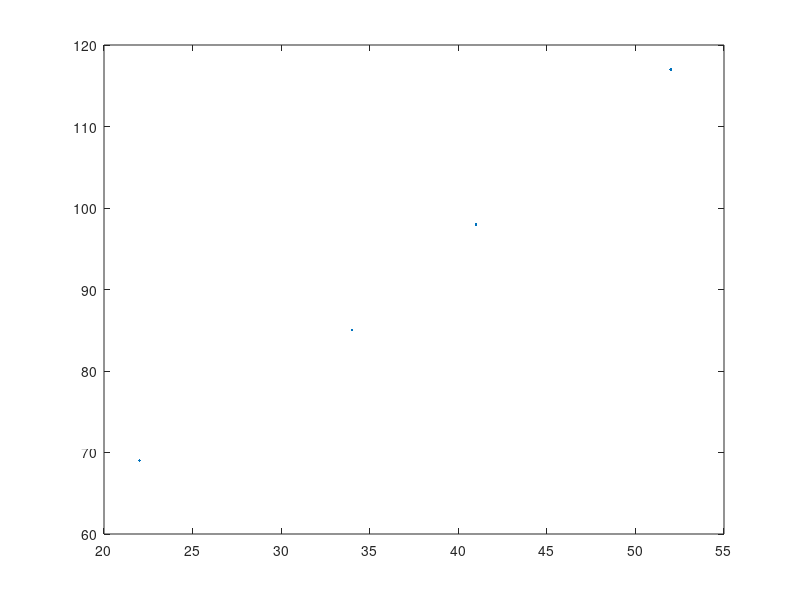

Reproduce this figure in MATLAB. (Note: this script raises an error after producing the figure.)
px = [41, 34, 22, 52]'
in = [98,85,69,117]'
plot(px, in, '.')
hold on
cfit = fit(px,in,'poly1')
plot(cfit)

41/93
34/85
34/105
22/69
52/117
% scale = (41/93 + 34/85 + 52/117)/3